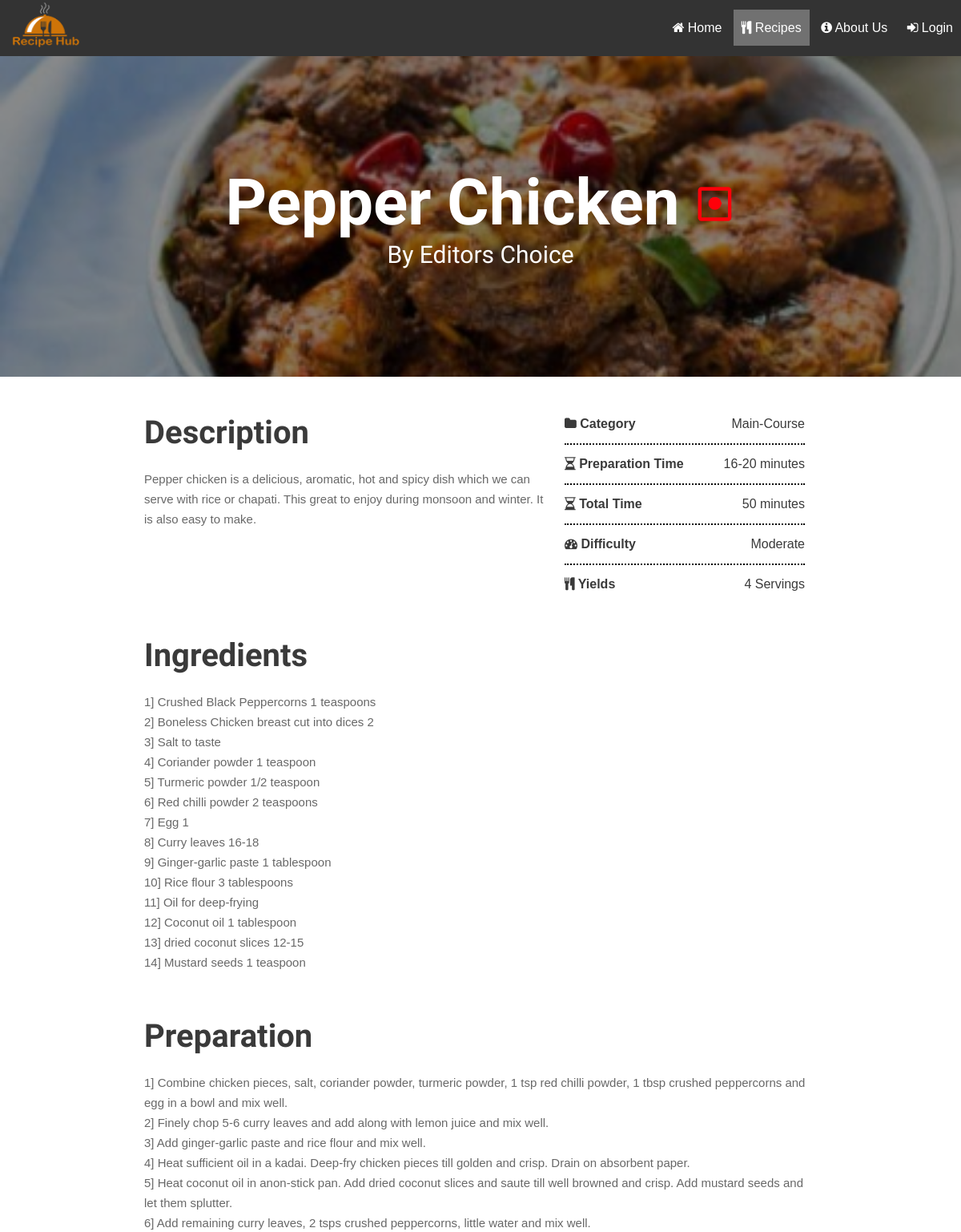
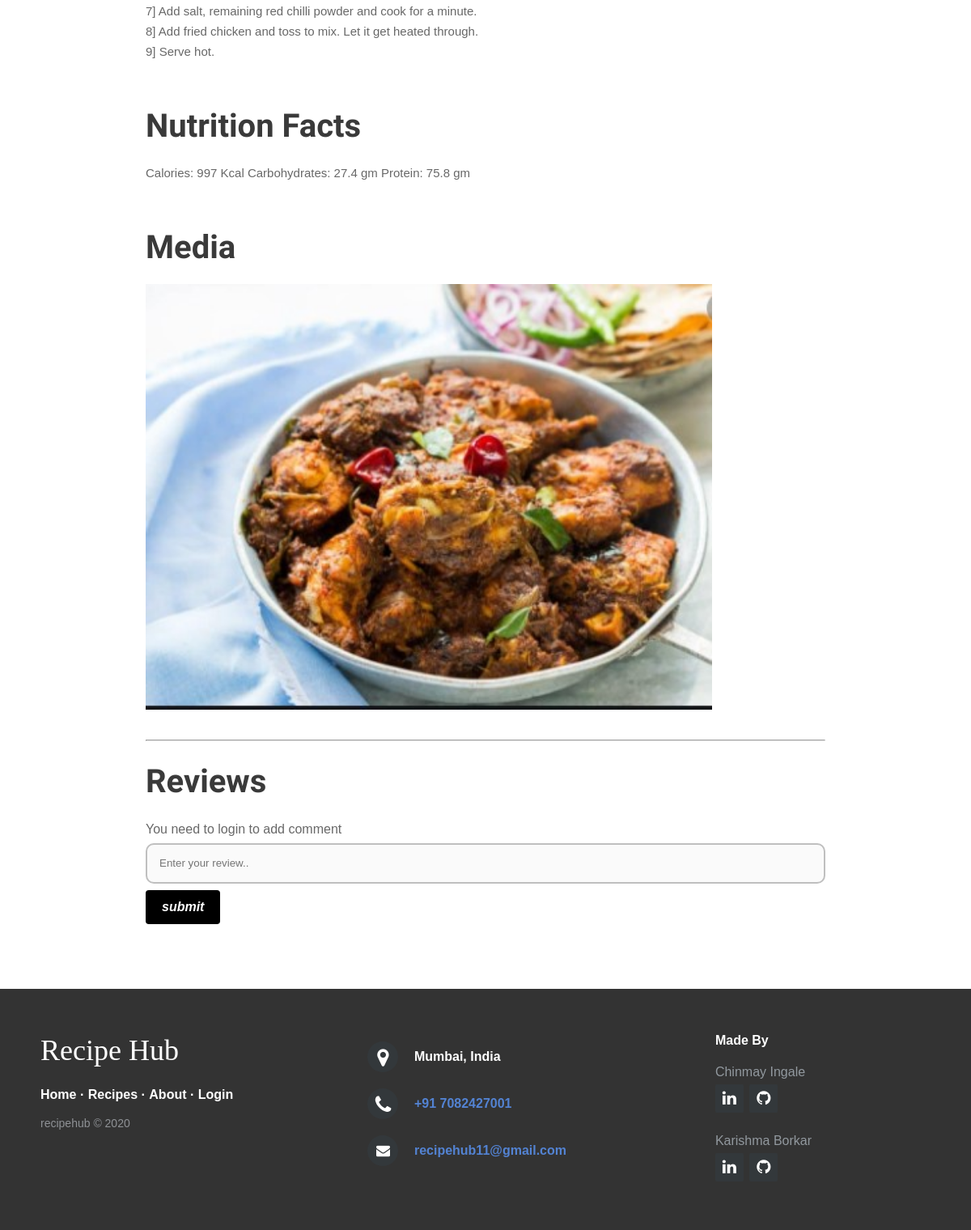
/recipe.php?id=1, run on the app's committed database (2 pictures, top to bottom).
### tables this page shows
CREATE TABLE `dishes` (
  `id` int(10) NOT NULL,
  `name` varchar(255) NOT NULL,
  `uploded_by` varchar(255) NOT NULL,
  `prep` varchar(255) NOT NULL,
  `type` varchar(255) NOT NULL,
  `ready_in` varchar(255) NOT NULL,
  `category` varchar(255) NOT NULL,
  `serve` int(10) NOT NULL,
  `level` varchar(255) NOT NULL,
  `discription` text NOT NULL,
  `nutritions` longtext NOT NULL,
  `image` varchar(255) NOT NULL
);

CREATE TABLE `ingredients` (
  `dish_id` int(11) NOT NULL,
  `rank` int(11) NOT NULL,
  `ingredients` mediumtext NOT NULL
);

CREATE TABLE `directions` (
  `dish_id` int(11) NOT NULL,
  `step` int(11) NOT NULL,
  `directions` text NOT NULL
);

### recipe.php (the view, shortened to what this page needs)
<?php
  require_once "pdo.php";
  $stmt = $pdo->prepare("SELECT * FROM `dishes` WHERE `id` = :id");
  $stmt->execute(array(":id" => $_GET['id']));
  $dish = $stmt->fetch(PDO::FETCH_ASSOC);
  $stmt = $pdo->prepare("SELECT * FROM `directions` WHERE `dish_id` = :id ORDER BY `directions`.`step` ASC ");
  $stmt->execute(array(":id" => $_GET['id']));
  $directions = $stmt->fetchAll(PDO::FETCH_ASSOC);
  $stmt = $pdo->prepare("SELECT * FROM `ingredients` WHERE `dish_id` = :id ORDER BY `ingredients`.`rank` ASC ");
  $stmt->execute(array(":id" => $_GET['id']));
  $ingredients = $stmt->fetchAll(PDO::FETCH_ASSOC);
?>
<!DOCTYPE html>
<html>
<head>
 		<link rel="stylesheet" href="https://cdnjs.cloudflare.com/ajax/libs/font-awesome/4.7.0/css/font-awesome.min.css">
     <link rel="stylesheet" href="recipe_styles.css">
</head>
<body>
<div class="navbar">
  <div class="logo">
    <img src="img/recipehub.png" id="logoimg" height="70px" width="120px">
  </div>
<ul id="navlist">
  <li class="navlist"><a href="index.php"><i class="fa fa-home" aria-hidden="true"></i> Home</a></li>
  <li class="navlist"><a class='active' href="allrecipes.php"><i class='fa fa-cutlery' aria-hidden='true'></i> Recipes</a></li>
  <li class="navlist"><a href="about.php"><i class="fa fa-info-circle" aria-hidden="true"></i> About Us</a></li>
  <li class="navlist" id='dropbtn'>
  <?php
      if(isset($_SESSION['username'])){
        echo "<a><i class='fa fa-user' aria-hidden='true'></i> welcome ".$_SESSION['username']." <i class='fa fa-angle-double-down' aria-hidden='true'></i></a>";
        echo "<div class='dropdown-content'>";
        echo "<a href='user.php'><i class='fa fa-cutlery' aria-hidden='true'></i> My recipes</a>";
        echo "<a href='logout.php'><i class='fa fa-sign-out' aria-hidden='true'></i> Log Out</a>";
        echo "</div>";
      }else{
        echo "<a href='landing.php'><i class='fa fa-sign-in' aria-hidden='true'></i> Login</a>";
      }
  ?>
  </li>
</ul>
</div>
<div class="dishtitle" style="background-image: url('<?=$dish['image']?>');">
  <div class="overlay" style="background-color:#00000075;height: 100%;">
    <div id="name">
      <h1><?= $dish['name'] ?>
      <span>
        <?php
          if($dish['type'] == 'Vegetarian'){
            echo "<img src='img/veg.png'  id='type'>";
          }
          else if($dish['type'] == 'Egg'){
            echo "<img src='img/egg.png'  id='type'>";
          }
          else{
            echo "<img src='img/nonveg.png'  id='type'>";
          }
        ?>
      </span></h1>
      <a class="cname" href="chef.php?username=<?=$dish['uploded_by']?>"> By <?=$dish['uploded_by']?></a>
    </div>
  </div>
</div>
<div class="main">
  <div class="dishinfo">
    <div class="data">
      <h3 class="caption">Description</h3>
      <p><?= $dish['discription'] ?></p>
    </div>
    <div id="dishdata">
      <p class="info-recipe"><i class="fa fa-folder"></i> Category<span class="values"><?= $dish['category'] ?></span></p>
      <p class="info-recipe"><i class="fa fa-hourglass-half"></i> Preparation Time<span class="values"><?= $dish['prep'] ?></span></p>
      <p class="info-recipe"><i class="fa fa-hourglass-half"></i> Total Time<span class="values"><?= $dish['ready_in'] ?></span></p>
      <p class="info-recipe"><i class="fa fa-tachometer"></i> Difficulty<span class="values"><?= $dish['level'] ?></span></p>
      <p class="info-recipe"><i class="fa fa-cutlery"></i> Yields<span class="values"><?= $dish['serve'] ?> Servings</span></p>
    </div>
  </div>
  <div class="data">
    <h3 class="caption">Ingredients</h3>
    <ul style="list-style-type: none;">
        <?php
          $sr = 1;
          foreach($ingredients as $ingredient){
            echo "<li><span>".$sr."]</span> ".$ingredient['ingredients']." </li>";
            $sr++;
          }
        ?>
      </ul>
  </div>
  <div class="data">
    <h3 class="caption">Preparation</h3>
    <ul style="list-style-type: none;">
        <?php
          $sr = 1;
          foreach($directions as $direction){
            echo "<li><span>".$sr."]</span> ".$direction['directions']." </li>";
            $sr++;
          }
        ?>
    </ul>
  </div>
  <div class="data">
    <h3 class="caption">Nutrition Facts</h3>
    <p><?= $dish['nutritions'] ?></p>
  </div>
  <div class="data">
    <h3 class="caption">Media</h3>
    <img src="<?=$dish['image']?>" class="media" >
  </div>
  <hr>
  <div id="comments-box">
  <h3 class="caption">Reviews</h3>
  </div>
  <div id="addcoments">
    <?php
      $set = "disabled";
      if($_SESSION['username']){
        $set = "";
      }
      else{
        echo "<p style='color:#686868;'>You need to login to add comment</p>";
      }
    ?>
    <form method="post" id="comment-form">
      <input type="text" name="comment" id="comment" placeholder="Enter your review.." <?= $set ?> required>
      <input type="submit" value="submit" name="submit" id="submit_btn" <?= $set ?>>
    </form>
  </div>
</div>
<?php
    include("footer.php");
?>
</body>
</html>

### footer.php (shortened to what this page needs)
<footer class="footer-distributed">
		<div class="footer-left">
		<h3>Recipe Hub</h3>
		<p class="footer-links">
		<a href="index.php">Home</a>
	·
		<a href="allrecipes.php">Recipes</a>
	·
		<a href="about.php">About</a>
	·
		<a href="landing.php">Login</a>
		</p>
		<p class="footer-company-name">recipehub &copy; 2020</p>
		</div>
		<div class="footer-center">
		<div>
		<i class="fa fa-map-marker"></i>
		<p> Mumbai, India</p>
		</div>
		<div>
		<i class="fa fa-phone"></i>
		<p><a href="tel:+91 7082427001">+91 7082427001</a></p>
		</div>
		<div>
		<i class="fa fa-envelope"></i>
		<p><a href="mailto:recipehub11@gmail.com">recipehub11@gmail.com</a></p>
		</div>
		</div>
		<div class="footer-right">
		<p class="footer-company-about">
        Made By</p>
		<div class="footer-icons">
	    <span class="creater-name">Chinmay Ingale</span>
		<a href="#"><i class="fa fa-linkedin"></i></a>
		<a href="#"><i class="fa fa-github"></i></a>
        </div>
        <div class="footer-icons">
        <span class="creater-name">Karishma Borkar</span>
		<a href="#"><i class="fa fa-linkedin"></i></a>
		<a href="#"><i class="fa fa-github"></i></a>
		</div>
		</div>
</footer>

### recipe_styles.css (style rules this page uses)
* { box-sizing: border-box; margin: 0; padding: 0; }
body { font-family: Verdana, sans-serif; }
.navbar { position: sticky; top: 0; background-color: #333; height: 70px; line-height: 70px; z-index: 3; }
.logo { float: left; height: 100%; }
#navlist { list-style-type: none; margin: 0; padding: 0; float: right; }
.navlist { height: 100%; display: inline-block; }
.navlist:last-child { border-right: none; }
.navlist a { color: white; text-align: center; padding: 14px 10px; text-decoration: none; }
.active { background-color: #4CAF50; }
.active { background-color: #717171; }

### recipe.php (style rules this page uses)
.dishtitle { position: relative; text-align: center; background-size: cover; background-position: right; color: #fff; height: 400px; font-family: 'Signika', sans-serif; }
#name { position: absolute; top: 50%; left: 50%; width: 95%; transform: translate(-50%, -50%); font-size: 2.5rem; }
#type { width: 50px; height: 50px; }
.cname { color: #fff; font-weight: 400; font-size: 30px; text-decoration: none; display: block; }
.main { width: 70%; margin: 0px auto; }
.dishinfo { display: flex; flex-wrap: nowrap; margin-top: 20px; justify-content: space-between; }
.data { padding: 30px 0; font-size: 15px; line-height: 25px; color: #686868; }
#dishdata { min-width: 330px; padding: 15px; }
.info-recipe { border-bottom: 2px dotted #080808; padding: 15px 0; font-weight: 600; color: #3A3A3A; }
.info-recipe:last-child { border-bottom: none; }
.values { float: right; letter-spacing: normal; color: #3A3A3A; font-weight: 400; }
.caption { font-family: 'Signika', sans-serif; font-size: 40px; line-height: 40px; margin-bottom: 25px; color: #3A3A3A; }
.media { width: 700px; }
#comments-box { margin: 30px 0; }
#comment { width: 100%; height: 50px; padding: 15px; margin: 8px 0; border: 2px solid #bfbfbf; border-radius: 10px; outline: none; }
#submit_btn { background-color: black; color: white; padding: 12px 20px; border: none; border-radius: 4px; cursor: pointer; font-weight: bold; font-style: italic; font-size: 16px; outline: none; }

### footer.php (style rules this page uses)
.footer-distributed { background-color: #333; width: 100%; text-align: left; font: bold 16px sans-serif; padding: 55px 50px; margin-top: 80px; }
.footer-distributed .footer-left, .footer-distributed .footer-center, .footer-distributed .footer-right { display: inline-block; vertical-align: top; }
.footer-distributed .footer-left { width: 35%; }
.footer-distributed h3 { color: #ffffff; font: normal 36px 'Cookie', cursive; margin: 0; }
.footer-distributed .footer-links { color: #ffffff; margin: 20px 0 12px; padding: 0; }
.footer-distributed .footer-links a { display:inline-block; line-height: 1.8; text-decoration: none; color: inherit; }
.footer-distributed .footer-company-name { color: #8f9296; font-size: 14px; font-weight: normal; margin: 0; }
.footer-distributed .footer-center { width: 40%; }
.footer-distributed .footer-center i { background-color: #33383b; color: #ffffff; font-size: 25px; width: 38px; height: 38px; border-radius: 50%; text-align: center; line-height: 42px; margin: 10px 15px; vertical-align: middle; }
.footer-distributed .footer-center i.fa-envelope { font-size: 17px; line-height: 38px; }
.footer-distributed .footer-center p { display: inline-block; color: #ffffff; vertical-align: middle; margin:0; }
.footer-distributed .footer-center p a { color: #5383d3; text-decoration: none;; }
.footer-distributed .footer-right { width: 20%; }
.footer-distributed .footer-icons .creater-name { line-height: 20px; color: #92999f; font-size: 16px; font-weight: normal; margin-bottom: 5px; display: block; }
.footer-distributed .footer-company-about { display: block; color: #ffffff; font-size: 16px; font-weight: bold; margin-bottom: 20px; }
.footer-distributed .footer-icons { margin-top: 20px; }
.footer-distributed .footer-icons a { display: inline-block; width: 35px; height: 35px; cursor: pointer; background-color: #33383b; border-radius: 2px; font-size: 20px; color: #ffffff; text-align: center; line-height: 35px; margin-right: 3px; margin-bottom: 5px; }

### data on the page
dishes: image (picture), name "Pepper Chicken", uploded_by "Editors Choice", discription "Pepper chicken is a delicious, aromatic, hot and spicy dish which we can serve with rice or chapati. This great to enjoy during monsoon and winter. It is also easy to make.", category "Main-Course", prep "16-20 minutes", ready_in "50 minutes", level "Moderate", serve "4", nutritions "Calories: 997 Kcal Carbohydrates: 27.4 gm Protein: 75.8 gm"
ingredients: ingredients "Crushed Black Peppercorns 1 teaspoons"
ingredients: ingredients "Boneless Chicken breast cut into dices 2"
ingredients: ingredients "Salt to taste"
ingredients: ingredients "Coriander powder 1 teaspoon"
ingredients: ingredients "Turmeric powder 1/2 teaspoon"
ingredients: ingredients "Red chilli powder 2 teaspoons"
ingredients: ingredients "Egg 1"
ingredients: ingredients "Curry leaves 16-18"
ingredients: ingredients "Ginger-garlic paste 1 tablespoon"
ingredients: ingredients "Rice flour 3 tablespoons"
ingredients: ingredients "Oil for deep-frying"
ingredients: ingredients "Coconut oil 1 tablespoon"
ingredients: ingredients "dried coconut slices 12-15"
ingredients: ingredients "Mustard seeds 1 teaspoon"
directions: directions "Combine chicken pieces, salt, coriander powder, turmeric powder, 1 tsp red chilli powder, 1 tbsp crushed peppercorns and egg in a bowl and mix well."
directions: directions "Finely chop 5-6 curry leaves and add along with lemon juice and mix well."
directions: directions "Add ginger-garlic paste and rice flour and mix well."
directions: directions "Heat sufficient oil in a kadai. Deep-fry chicken pieces till golden and crisp. Drain on absorbent paper."
directions: directions "Heat coconut oil in anon-stick pan. Add dried coconut slices and saute till well browned and crisp. Add mustard seeds and let them splutter."
directions: directions "Add remaining curry leaves, 2 tsps crushed peppercorns, little water and mix well."
directions: directions "Add salt, remaining red chilli powder and cook for a minute."
directions: directions "Add fried chicken and toss to mix. Let it get heated through."
directions: directions "Serve hot."
